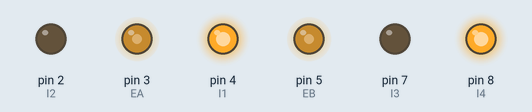
Bench run of a sketch on a simulated Arduino Uno, built with avr-gcc and run on an emulated ATmega328P. Parts: output pins drawn as LEDs (lit = HIGH). What the sketch prints to the serial monitor is not drawn.

Above: at 0.1 s.
Timing chart, 0 to 1.6 s (numbered marks = the images above):
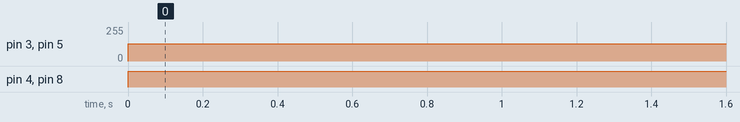

The sketch:

MotorAngularRate203.ino
```cpp
// (licence header left out)
int EA = 3;  // Black Wheel PWM pin (must be a PWM pin)
int I1 = 4;  //Light Grey                                                                                                                                                                                                                                           // Wheel direction digital pin 1
int I2 = 2;  // White
int EB = 5;  //Orange
int I3 = 7;  //Brown
int I4 = 8;  //Red

// Motor PWM command variable [0-255]
byte u = 0;

// Left wheel encoder digital pins
const byte SIGNAL_L_A = 9;
const byte SIGNAL_L_B = 10;
const byte SIGNAL_R_A = 11;
const byte SIGNAL_R_B = 12;

// Encoder ticks per (motor) revolution (TPR)
const int TPR = 3000;

// Wheel radius [m]
const double RHO = 0.0625;

// Counter to keep track of encoder ticks [integer]
volatile long encoder_ticks_L = 0;
volatile long encoder_ticks_R = 0;

// Variable to store estimated angular rate of left wheel [rad/s]
double omega_R = 0.0;
double omega_L = 0.0;

// Sampling interval for measurements in milliseconds
const int T = 1000;

// Counters for milliseconds during interval
long t_now = 0;
long t_last = 0;

// This function is called when SIGNAL_A goes HIGH
void decodeEncoderTicks() {
  if (digitalRead(SIGNAL_L_B) == LOW) {
    // SIGNAL_A leads SIGNAL_B, so count one way
    encoder_ticks_L++;
  } else {
    // SIGNAL_B leads SIGNAL_A, so count the other way
    encoder_ticks_L--;
  }
  if (digitalRead(SIGNAL_R_A) == LOW) {
    // SIGNAL_A leads SIGNAL_B, so count one way
    encoder_ticks_R--;
  } else {
    // SIGNAL_B leads SIGNAL_A, so count the other way
    encoder_ticks_R++;
  }
}

void setup() {
  // Open the serial port at 9600 bps
  Serial.begin(9600);

  // Set the pin modes for the motor driver
  pinMode(EA, OUTPUT);
  pinMode(I1, OUTPUT);
  pinMode(I2, OUTPUT);
  pinMode(EB, OUTPUT);
  pinMode(I3, OUTPUT);
  pinMode(I4, OUTPUT);

  // Set the pin modes for the encoders
  pinMode(SIGNAL_L_A, INPUT);
  pinMode(SIGNAL_L_B, INPUT);
  pinMode(SIGNAL_R_A, INPUT);
  pinMode(SIGNAL_R_B, INPUT);

  // Every time the pin goes high, this is a pulse
  attachInterrupt(digitalPinToInterrupt(SIGNAL_L_A), decodeEncoderTicks, RISING);
  attachInterrupt(digitalPinToInterrupt(SIGNAL_R_A), decodeEncoderTicks, RISING);

  // Print a message
  Serial.print("Program initialized.");
  Serial.print("\n");
}

void loop() {
  // Get the elapsed time [ms]
  t_now = millis();

  if (t_now - t_last >= T) {
    // Estimate the rotational speed [rad/s]
    omega_L = 2.0 * PI * ((double)encoder_ticks_L / (double)TPR) * 1000.0 / (double)(t_now - t_last);
    omega_R = 2.0 * PI * ((double)encoder_ticks_R / (double)TPR) * 1000.0 / (double)(t_now - t_last);

    // Print some stuff to the serial monitor
    Serial.print("LEFT ticks: ");
    Serial.print(encoder_ticks_L);
    Serial.print("\t");
    Serial.print("LEFT speed: ");
    Serial.print(omega_L);
    Serial.print(" rad/s\n");

    Serial.print("RIGHT ticks: ");
    Serial.print(encoder_ticks_R);
    Serial.print("\t");
    Serial.print("RIGHT speed: ");
    Serial.print(omega_R);
    Serial.print(" rad/s\n");


    // Record the current time [ms]
    t_last = t_now;

    // Reset the encoder ticks counter
    encoder_ticks_L = 0;
    encoder_ticks_R = 0;
  }

  // Set the wheel motor PWM command [0-255]
  u = 128;

  // Select a direction
  digitalWrite(I1, HIGH);
  digitalWrite(I2, LOW);
  digitalWrite(I3, LOW);
  digitalWrite(I4, HIGH);

  // PWM command to the motor driver
  analogWrite(EA, u);
  analogWrite(EB, u);
}
```

Measured:
- by itself, pin 3 (EA), pin 5 (EB): 0/255 → 128/255 at 0.00 s
- by itself, pin 4 (I1), pin 8 (I4): LOW → HIGH at 0.00 s
